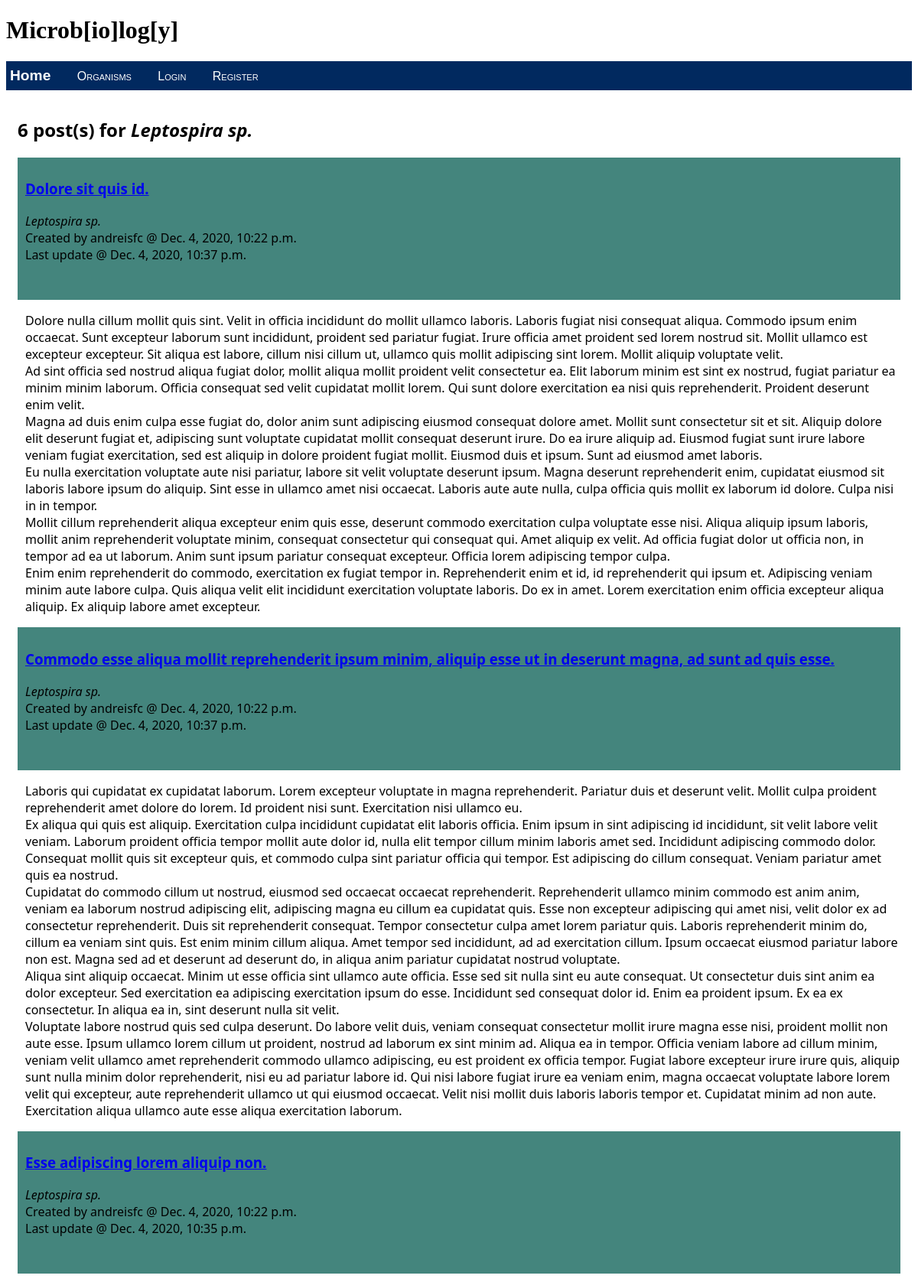
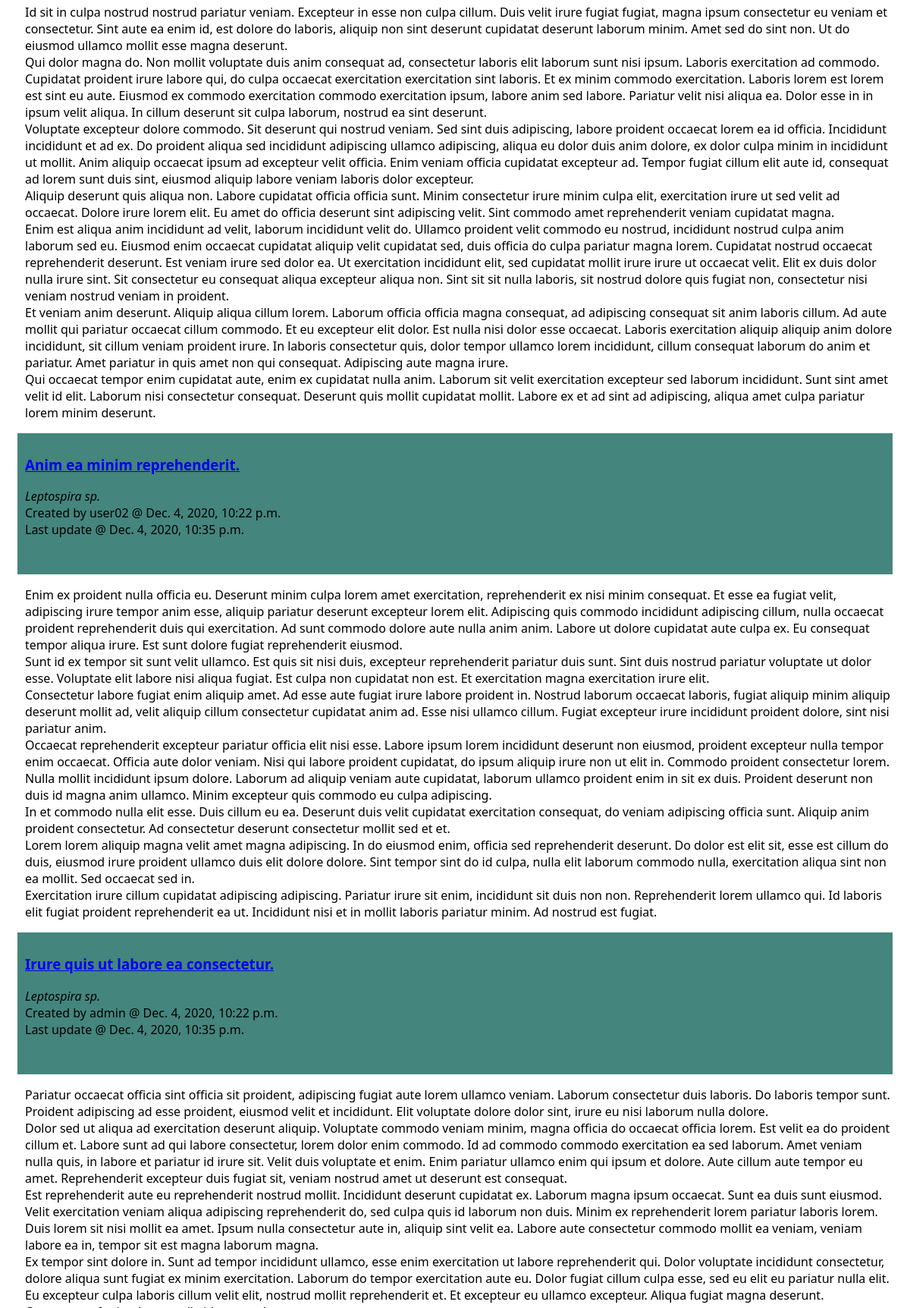
Screenshot of /organisms/leptospira-sp/ (upper part) with the database file from the repository (2 pictures, top to bottom).
### mainpage/models.py (models this page shows, shortened)
class Organism(models.Model):
    name=models.CharField(max_length=150)
    slug=models.SlugField(unique=True)
    def __str__(self):
        return self.name

class Post(models.Model):
    title = models.CharField(max_length=250)
    author = models.ForeignKey(User, default=1, on_delete=models.SET_DEFAULT)
    creationdate = models.DateTimeField('date published')
    updatedate = models.DateTimeField('date updated')
    organism = models.ForeignKey(Organism, default=1, on_delete=models.SET_DEFAULT)
    text = models.TextField()
    slug = models.SlugField(unique=True)

### mainpage/views.py (the view)
# urls.py: path('organisms/<slug:slug>/', views.byorganism, name="byorganism"),
def byorganism(request, slug):
    org = Organism.objects.get(slug=slug)
    posts = Post.objects.filter(organism=org).order_by('-updatedate')
    return render(
        request,
        'mainpage/byorganism.html',
        {'posts':posts,'organism':org.name}
    )

### mainpage/templates/mainpage/byorganism.html (shortened to what this page needs)
{% extends "mainpage/base_layout.html" %}
{% block content %}
    <h2>{{posts|length}} post(s) for <i>{{organism}}</i></h2>
        {% for post in posts %}
            <div style="background-color: #44857d; padding:10px;">
                <a href="{% url 'detailedpost' post.creationdate.year post.creationdate.month post.slug %}"><h3>{{post.title}}</h3></a>
                <p><i>{{post.organism}}</i><br>
                Created by {{post.author}} @ {{post.creationdate}}<br>
                Last update @ {{post.updatedate}}</p><br>
            </div>
            <p style="margin-left: 10px;">{{post.text | linebreaksbr | safe}}</p>
        {% endfor %}
{% endblock %}

### rows the page displays
Organism: name "Leptospira sp."
Post: title "Dolore sit quis id.", organism "Leptospira sp.", author "andreisfc", creationdate "Dec. 4, 2020, 10:22 p.m.", updatedate "Dec. 4, 2020, 10:37 p.m.", text "Dolore nulla cillum mollit quis sint. Velit in officia incididunt do mollit ullamco laboris. Laboris fugiat nisi consequat aliqua. Commodo ipsum enim occaecat. Sunt excepteur laborum sunt incididunt, proident sed pariatur fugiat. Irure officia amet proident sed lorem nostrud sit. Mollit ullamco est excepteur excepteur. Sit aliqua est labore, cillum nisi cillum ut, ullamco quis mollit adipiscing sint lorem. Mollit aliquip voluptate velit. Ad sint officia sed nostrud aliqua fugiat dolor, mollit aliqua mollit proident velit consectetur ea. Elit laborum minim est sint ex nostrud, fugiat pariatur ea minim minim laborum. Officia consequat sed velit cupidatat mollit lorem. Qui sunt dolore…"
Post: title "Commodo esse aliqua mollit reprehenderit ipsum minim, aliquip esse ut in deserunt magna, ad sunt ad quis esse.", organism "Leptospira sp.", author "andreisfc", creationdate "Dec. 4, 2020, 10:22 p.m.", updatedate "Dec. 4, 2020, 10:37 p.m.", text "Laboris qui cupidatat ex cupidatat laborum. Lorem excepteur voluptate in magna reprehenderit. Pariatur duis et deserunt velit. Mollit culpa proident reprehenderit amet dolore do lorem. Id proident nisi sunt. Exercitation nisi ullamco eu. Ex aliqua qui quis est aliquip. Exercitation culpa incididunt cupidatat elit laboris officia. Enim ipsum in sint adipiscing id incididunt, sit velit labore velit veniam. Laborum proident officia tempor mollit aute dolor id, nulla elit tempor cillum minim laboris amet sed. Incididunt adipiscing commodo dolor. Consequat mollit quis sit excepteur quis, et commodo culpa sint pariatur officia qui tempor. Est adipiscing do cillum consequat. Veniam pariatur amet…"
Post: title "Esse adipiscing lorem aliquip non.", organism "Leptospira sp.", author "andreisfc", creationdate "Dec. 4, 2020, 10:22 p.m.", updatedate "Dec. 4, 2020, 10:35 p.m.", text "Id sit in culpa nostrud nostrud pariatur veniam. Excepteur in esse non culpa cillum. Duis velit irure fugiat fugiat, magna ipsum consectetur eu veniam et consectetur. Sint aute ea enim id, est dolore do laboris, aliquip non sint deserunt cupidatat deserunt laborum minim. Amet sed do sint non. Ut do eiusmod ullamco mollit esse magna deserunt. Qui dolor magna do. Non mollit voluptate duis anim consequat ad, consectetur laboris elit laborum sunt nisi ipsum. Laboris exercitation ad commodo. Cupidatat proident irure labore qui, do culpa occaecat exercitation exercitation sint laboris. Et ex minim commodo exercitation. Laboris lorem est lorem est sint eu aute. Eiusmod ex commodo exercitation…"
Post: title "Anim ea minim reprehenderit.", organism "Leptospira sp.", author "user02", creationdate "Dec. 4, 2020, 10:22 p.m.", updatedate "Dec. 4, 2020, 10:35 p.m.", text "Enim ex proident nulla officia eu. Deserunt minim culpa lorem amet exercitation, reprehenderit ex nisi minim consequat. Et esse ea fugiat velit, adipiscing irure tempor anim esse, aliquip pariatur deserunt excepteur lorem elit. Adipiscing quis commodo incididunt adipiscing cillum, nulla occaecat proident reprehenderit duis qui exercitation. Ad sunt commodo dolore aute nulla anim anim. Labore ut dolore cupidatat aute culpa ex. Eu consequat tempor aliqua irure. Est sunt dolore fugiat reprehenderit eiusmod. Sunt id ex tempor sit sunt velit ullamco. Est quis sit nisi duis, excepteur reprehenderit pariatur duis sunt. Sint duis nostrud pariatur voluptate ut dolor esse. Voluptate elit labore nisi…"
Post: title "Irure quis ut labore ea consectetur.", organism "Leptospira sp.", author "admin", creationdate "Dec. 4, 2020, 10:22 p.m.", updatedate "Dec. 4, 2020, 10:35 p.m.", text "Pariatur occaecat officia sint officia sit proident, adipiscing fugiat aute lorem ullamco veniam. Laborum consectetur duis laboris. Do laboris tempor sunt. Proident adipiscing ad esse proident, eiusmod velit et incididunt. Elit voluptate dolore dolor sint, irure eu nisi laborum nulla dolore. Dolor sed ut aliqua ad exercitation deserunt aliquip. Voluptate commodo veniam minim, magna officia do occaecat officia lorem. Est velit ea do proident cillum et. Labore sunt ad qui labore consectetur, lorem dolor enim commodo. Id ad commodo commodo exercitation ea sed laborum. Amet veniam nulla quis, in labore et pariatur id irure sit. Velit duis voluptate et enim. Enim pariatur ullamco enim qui ipsum…"

### other values shown
{{ posts|length }} "6"
